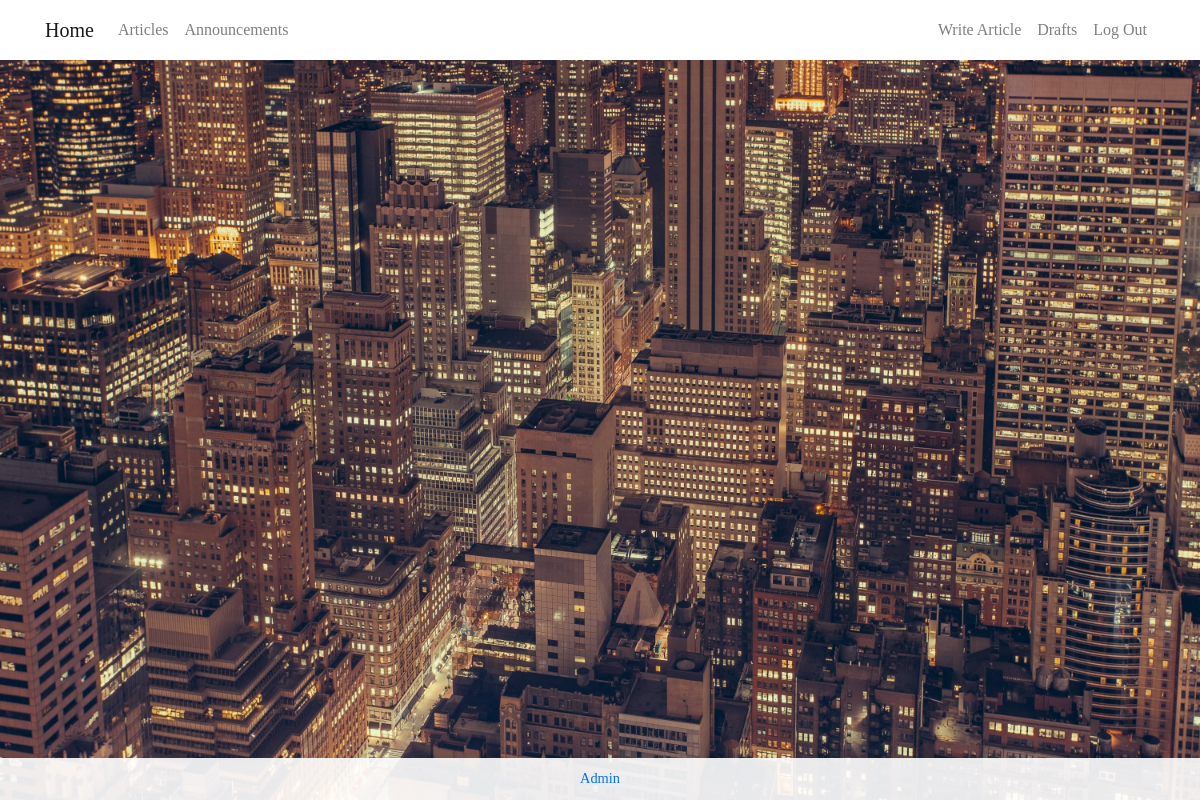
/articles/ (signed in), run on an earlier commit of the app's database.
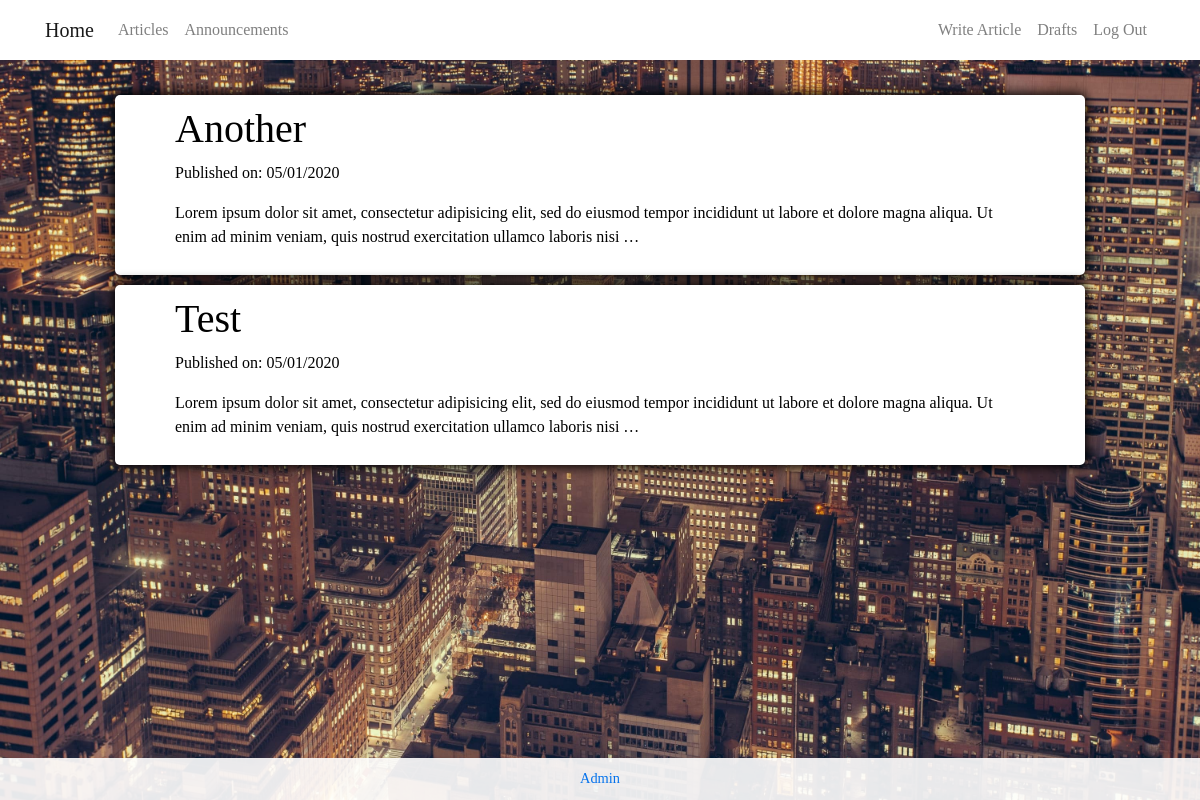
And on a later commit of the database.
### articles/models.py (models this page shows, shortened)
class Article(models.Model):
    author = models.CharField(max_length=100)
    title = models.CharField(max_length=200)
    text = models.TextField()
    created_date = models.DateTimeField(default=timezone.now)
    published_date = models.DateTimeField(blank=True,null=True)
    slug = models.SlugField(null=True)

### articles/views.py (the view)
# urls.py: path('',views.ArticleListView.as_view(),name='article_list'),
class ArticleListView(LoginRequiredMixin, ListView):
    model = Article
    def get_queryset(self):
        return Article.objects.filter(published_date__lte=timezone.now()).order_by('-published_date')

### articles/templates/articles/article_list.html
{% extends 'base.html'%}
{% block content %}
<div class="col-lg-10 post-contain">
    {% for article in article_list %}
          <a id='post-link' href="{% url 'articles:article_detail' pk=article.pk%}">
            <div class="post">
                <h1>{{ article.title }}</h1>
                <p>Published on: {{ article.published_date|date:'m/d/yy'}}</p>
                <p>{{article.text|safe|truncatewords:30}}</p>
            </div>
          </a>
    {% endfor %}
</div>
{% endblock %}

### templates/base.html (shortened to what this page needs)
<!DOCTYPE html>
{% load static %}
<html lang="en" dir="ltr">
  <head>
    <link rel="stylesheet" href="https://stackpath.bootstrapcdn.com/bootstrap/4.1.3/css/bootstrap.min.css"
>
      <link href="https://maxcdn.bootstrapcdn.com/font-awesome/4.7.0/css/font-awesome.min.css" rel="stylesheet">
      <link rel="stylesheet" href="//cdn.jsdelivr.net/medium-editor/latest/css/medium-editor.min.css" type="text/css" media="screen" charset="utf-8">
      <link rel="stylesheet" href="{% static 'css/master.css' %}">
  </head>
  <body class="imagebackground">
    <nav class="navbar navbar-expand-lg navbar-light custnav" role="navigation">
      <div class="container">
        {% if user.is_authenticated %}
        <div class="navbar-nav align-items-center">
          <a class="navbar-brand" href="{% url 'home'%}">Home</a>
          <a class="nav-item nav-link" href="{% url 'articles:article_list'%}" class="btn btn-simple">Articles</a>
          <a class="nav-item nav-link" href="{% url 'announcements:announcement_list'%}" class="btn btn-simple">Announcements</a>
        </div>
        <div class="navbar-nav ml-auto">
            {% if user.is_superuser%}
              <a class="nav-item nav-link" href="{%url 'articles:article_new'%}" class="btn btn-simple">Write Article</a>
              <a class="nav-item nav-link" href="{%url 'articles:article_draft_list'%}" class="btn btn-simple">Drafts</a>
            {% endif %}
          <a class="nav-item nav-link" href="{% url 'accounts:logout'%}" class="btn btn-simple">Log Out</a>
          {% endif %}
        </div>
      </div>
    </nav>
          {%block content %}
          {% endblock %}
          <div class="indexfooter">
            {% if user.is_superuser %}
              <a href="{% url 'admin:index'%}">Admin</a>
            {% endif %}
          </div>
  </body>
</html>

### articles/static/css/master.css (style rules this page uses)
body { font-family: 'Merriweather', serif; }
.imagebackground { background-image: url('media/city-min.jpg'); background-position: top; background-size: cover; background-repeat:repeat; }
.navbar { background-color: white; padding: 10px; }
.post-contain { margin: auto; margin-top: 35px; }
#post-link { color: black; margin-top: 5%; }
#post-link { text-decoration: none; }
.post { background-color: white; margin-bottom: 10px; padding: 10px; padding-left: 60px; padding-right: 60px; border-radius: 5px; box-shadow: 0px 0px 12px 2px; }
.indexfooter { position: fixed; bottom: 0; left: 0; right: 0; background-color: white; opacity: .90; text-align: center; padding: 10px; font-size: .90em; }

What changed in the data, as far as the page shows it:
added Article: title "Another", published_date "05/01/2020", text "Lorem ipsum dolor sit amet, consectetur adipisicing elit, sed do eiusmod tempor incididunt ut labore et dolore magna aliqua. Ut enim ad minim veniam, quis nostrud exercitation ullamco laboris nisi …"
added Article: title "Test", published_date "05/01/2020", text "Lorem ipsum dolor sit amet, consectetur adipisicing elit, sed do eiusmod tempor incididunt ut labore et dolore magna aliqua. Ut enim ad minim veniam, quis nostrud exercitation ullamco laboris nisi …"
